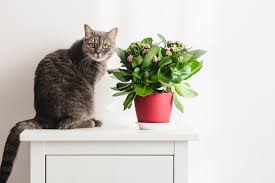
#> input picture kucing.jpg, 275 x 183 px, found by its file name
$ jupyter execute sesi_9.ipynb
#> lines starting #> are read from the running program, lines starting #| are printed output that depends on the picture
[cell 1]
import numpy as np
import imageio
import matplotlib.pyplot as plt
from scipy.ndimage import convolve

# Fungsi untuk menerapkan operator Robert
def roberts_operator(image):
    # Kernel Robert untuk deteksi tepi (sumbu x dan y)
    kernel_x = np.array([[1, 0], [0, -1]])
    kernel_y = np.array([[0, 1], [-1, 0]])

    # Menerapkan konvolusi menggunakan kernel Robert
    grad_x = convolve(image, kernel_x)
    grad_y = convolve(image, kernel_y)

    # Menghitung magnitudo gradien
    magnitude = np.sqrt(grad_x**2 + grad_y**2)
    return magnitude

# Fungsi untuk menerapkan operator Sobel
def sobel_operator(image):
    # Kernel Sobel untuk deteksi tepi (sumbu x dan y)
    kernel_x = np.array([[-1, 0, 1], [-2, 0, 2], [-1, 0, 1]])
    kernel_y = np.array([[1, 2, 1], [0, 0, 0], [-1, -2, -1]])

    # Menerapkan konvolusi menggunakan kernel Sobel
    grad_x = convolve(image, kernel_x)
    grad_y = convolve(image, kernel_y)

    # Menghitung magnitudo gradien
    magnitude = np.sqrt(grad_x**2 + grad_y**2)
    return magnitude

# Memuat gambar menggunakan imageio
image_path = '/content/kucing.jpg'  # Ganti dengan path gambar Anda
image = imageio.imread(image_path)
#> image is the input picture: shape (183, 275, 3); mean R, G, B 200.4, 196.6, 189.5

# Mengkonversi gambar ke grayscale (jika gambar RGB)
if len(image.shape) == 3:
    image = np.dot(image[..., :3], [0.2989, 0.5870, 0.1140])  # Menggunakan rumus konversi ke grayscale
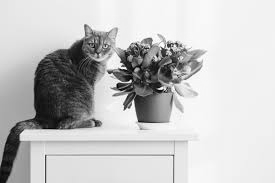
#> image: shape (183, 275) float64; min 0.587, max 255, mean 196.9

# Menerapkan deteksi tepi menggunakan operator Robert dan Sobel
roberts_edges = roberts_operator(image)
#> in roberts_operator, `grad_x = convolve(image, kernel_x)`:
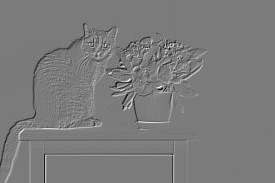
#> grad_x: shape (183, 275) float64; min -211.5, max 224.5, mean 0.1; drawn with min black and max white
#> in roberts_operator, `grad_y = convolve(image, kernel_y)`:
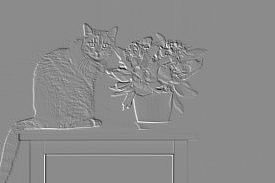
#> grad_y: shape (183, 275) float64; min -244.7, max 202.8, mean -0.3; drawn with min black and max white
#> in roberts_operator, `magnitude = np.sqrt(grad_x**2 + grad_y**2)`:
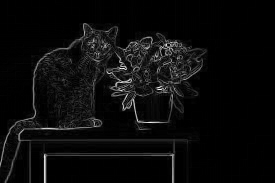
#> magnitude: shape (183, 275) float64; min 0, max 281.1, mean 12.4; drawn with min black and max white
sobel_edges = sobel_operator(image)
#> in sobel_operator, `grad_x = convolve(image, kernel_x)`:
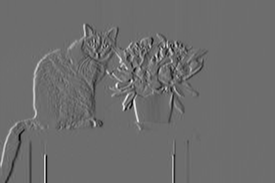
#> grad_x: shape (183, 275) float64; min -700.2, max 927.6, mean -1.8; drawn with min black and max white
#> in sobel_operator, `grad_y = convolve(image, kernel_y)`:
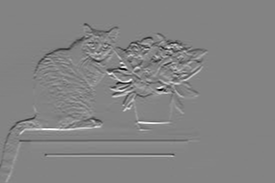
#> grad_y: shape (183, 275) float64; min -915.8, max 856.5, mean -1; drawn with min black and max white
#> in sobel_operator, `magnitude = np.sqrt(grad_x**2 + grad_y**2)`:
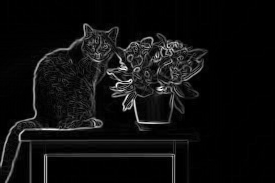
#> magnitude: shape (183, 275) float64; min 0, max 927.8, mean 52.3; drawn with min black and max white

# Menampilkan hasil
fig, axes = plt.subplots(1, 3, figsize=(15, 5))

# Menampilkan gambar asli
axes[0].imshow(image, cmap='gray')
axes[0].set_title('Original Image')
axes[0].axis('off')

# Menampilkan hasil deteksi tepi menggunakan operator Robert
axes[1].imshow(roberts_edges, cmap='gray')
axes[1].set_title('Edges (Roberts Operator)')
axes[1].axis('off')

# Menampilkan hasil deteksi tepi menggunakan operator Sobel
axes[2].imshow(sobel_edges, cmap='gray')
axes[2].set_title('Edges (Sobel Operator)')
axes[2].axis('off')

plt.show()
